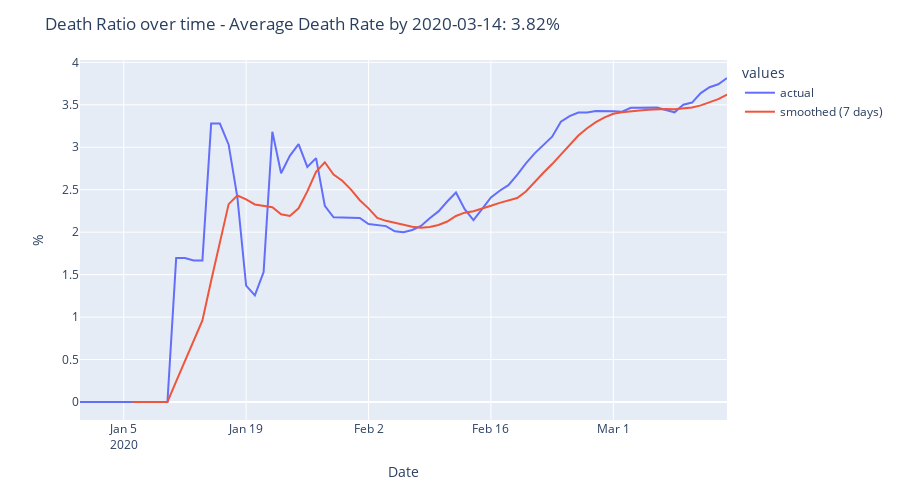

The notebook cell saved with this chart:
### Code cell
plot_death_rate_overall(df)
